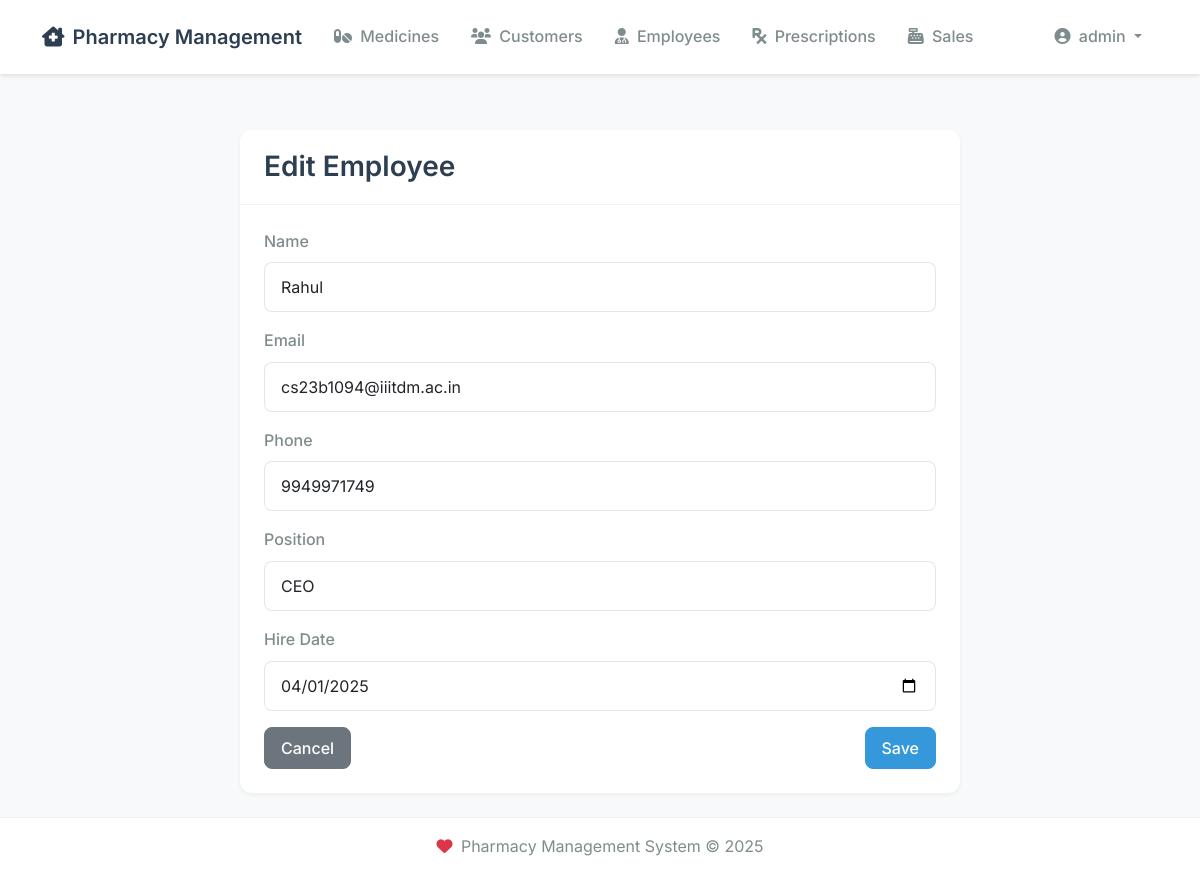
/employees/1/edit (signed in), run on the app's committed database.
### models.py (models this page shows, shortened)
class User(UserMixin, db.Model):
    __tablename__ = 'user'
    id = db.Column(db.Integer, primary_key=True)
    username = db.Column(db.String(80), unique=True, nullable=False)
    email = db.Column(db.String(120), unique=True, nullable=False)
    password_hash = db.Column(db.String(128))
    is_admin = db.Column(db.Boolean, default=False)
    created_at = db.Column(db.DateTime, nullable=False, default=datetime.utcnow)
    updated_at = db.Column(db.DateTime, nullable=False, default=datetime.utcnow, onupdate=datetime.utcnow)

class Employee(db.Model):
    __tablename__ = 'employee'
    id = db.Column(db.Integer, primary_key=True)
    name = db.Column(db.String(100), nullable=False)
    email = db.Column(db.String(120), unique=True, nullable=False)
    phone = db.Column(db.String(20), nullable=False)
    position = db.Column(db.String(50), nullable=False)
    hire_date = db.Column(db.Date, nullable=False)
    created_at = db.Column(db.DateTime, nullable=False, default=datetime.utcnow)
    updated_at = db.Column(db.DateTime, nullable=False, default=datetime.utcnow, onupdate=datetime.utcnow)
    __table_args__ = (
        db.Index('idx_employee_name', 'name'),
        db.Index('idx_employee_position', 'position'),
    )
    sales = db.relationship('Sale', back_populates='employee')

### routes/main.py (the view, shortened to what this page needs)
@main.route('/employees/<int:id>/edit', methods=['GET', 'POST'])
@login_required
def edit_employee(id):
    employee = Employee.query.get_or_404(id)
    form = EmployeeForm(obj=employee)
    return render_template('employee_form.html', form=form, title='Edit Employee')

### forms.py
class EmployeeForm(FlaskForm):
    name = StringField('Name', validators=[DataRequired()])
    email = EmailField('Email', validators=[DataRequired(), Email()])
    phone = TelField('Phone', validators=[DataRequired()])
    position = StringField('Position', validators=[DataRequired()])
    hire_date = DateField('Hire Date', validators=[DataRequired()], default=date.today)

### extensions.py (called while the page is built)
@login_manager.user_loader
def load_user(user_id):
    from models import User  # Import here to avoid circular imports
    return User.query.get(int(user_id))

### templates/employee_form.html (shortened to what this page needs)
{% extends "base.html" %}
{% block content %}
<div class="container">
    <div class="row justify-content-center">
        <div class="col-md-8">
            <div class="card">
                <div class="card-header">
                    <h3 class="card-title mb-0">{{ title }}</h3>
                </div>
                <div class="card-body">
                    <form method="POST">
                        <div class="mb-3">
                            {{ form.name.label(class="form-label") }}
                            {{ form.name(class="form-control") }}
                        </div>
                        <div class="mb-3">
                            {{ form.email.label(class="form-label") }}
                            {{ form.email(class="form-control") }}
                        </div>
                        <div class="mb-3">
                            {{ form.phone.label(class="form-label") }}
                            {{ form.phone(class="form-control") }}
                        </div>
                        <div class="mb-3">
                            {{ form.position.label(class="form-label") }}
                            {{ form.position(class="form-control") }}
                        </div>
                        <div class="mb-3">
                            {{ form.hire_date.label(class="form-label") }}
                            {{ form.hire_date(class="form-control", type="date") }}
                        </div>
                        <div class="d-flex justify-content-between">
                            <a href="{{ url_for('main.employees') }}" class="btn btn-secondary">Cancel</a>
                            <button type="submit" class="btn btn-primary">Save</button>
                        </div>
                    </form>
                </div>
            </div>
        </div>
    </div>
</div>
{% endblock %}

### templates/base.html (shortened to what this page needs)
<!DOCTYPE html>
<html lang="en">
<head>
    <link href="https://cdn.jsdelivr.net/npm/bootstrap@5.1.3/dist/css/bootstrap.min.css" rel="stylesheet">
    <link href="https://cdnjs.cloudflare.com/ajax/libs/font-awesome/6.0.0/css/all.min.css" rel="stylesheet">
    <link href="{{ url_for('static', filename='css/style.css') }}" rel="stylesheet">
</head>
<body>
    <nav class="navbar navbar-expand-lg navbar-light">
        <div class="container">
            <a class="navbar-brand" href="{{ url_for('main.index') }}">
                <i class="fas fa-clinic-medical me-2"></i>Pharmacy Management
            </a>
            <div class="collapse navbar-collapse" id="navbarNav">
                <ul class="navbar-nav me-auto">
                    <li class="nav-item">
                        <a class="nav-link {% if request.endpoint == 'main.medicines' %}active{% endif %}" href="{{ url_for('main.medicines') }}">
                            <i class="fas fa-pills me-1"></i> Medicines
                        </a>
                    </li>
                    <li class="nav-item">
                        <a class="nav-link {% if request.endpoint == 'main.customers' %}active{% endif %}" href="{{ url_for('main.customers') }}">
                            <i class="fas fa-users me-1"></i> Customers
                        </a>
                    </li>
                    <li class="nav-item">
                        <a class="nav-link {% if request.endpoint == 'main.employees' %}active{% endif %}" href="{{ url_for('main.employees') }}">
                            <i class="fas fa-user-md me-1"></i> Employees
                        </a>
                    </li>
                    <li class="nav-item">
                        <a class="nav-link {% if request.endpoint == 'main.prescriptions' %}active{% endif %}" href="{{ url_for('main.prescriptions') }}">
                            <i class="fas fa-prescription me-1"></i> Prescriptions
                        </a>
                    </li>
                    <li class="nav-item">
                        <a class="nav-link {% if request.endpoint == 'main.sales' %}active{% endif %}" href="{{ url_for('main.sales') }}">
                            <i class="fas fa-cash-register me-1"></i> Sales
                        </a>
                    </li>
                </ul>
                {% if current_user.is_authenticated %}
                <ul class="navbar-nav">
                    <li class="nav-item dropdown">
                        <a class="nav-link dropdown-toggle" href="#" id="navbarDropdown" role="button" data-bs-toggle="dropdown">
                            <i class="fas fa-user-circle me-1"></i> {{ current_user.username }}
                        </a>
                    </li>
                </ul>
                {% endif %}
            </div>
        </div>
    </nav>
    <div class="container mt-4">
        {% block content %}{% endblock %}
    </div>
    <footer class="footer mt-auto py-3">
        <div class="container text-center">
            <span class="text-muted">
                <i class="fas fa-heart text-danger me-1"></i>
                Pharmacy Management System &copy; {{ now().year }}
            </span>
        </div>
    </footer>
</body>
</html>

### static/css/style.css (style rules this page uses)
.navbar { margin-bottom: 1rem; }
body { min-height: 100vh; display: flex; flex-direction: column; }
.footer { margin-top: auto; }
.form-label { font-weight: 500; }
.card { margin-bottom: 1rem; box-shadow: 0 0.125rem 0.25rem rgba(0, 0, 0, 0.075); }
.card-header { background-color: #f8f9fa; border-bottom: 1px solid rgba(0, 0, 0, 0.125); }
.navbar { margin-bottom: 2rem; }
.nav-link { padding: 0.5rem 1rem; }
.text-muted { color: #6c757d !important; }
.mt-4 { margin-top: 1.5rem !important; }
.btn { display: inline-flex; align-items: center; gap: 0.5rem; }
:root { --primary-color: #2c3e50; --secondary-color: #3498db; --accent-color: #e74c3c; --background-color: #f8f9fa; --card-background: #ffffff; --text-primary: #2c3e50; --text-secondary: #7f8c8d; --success-color: #27ae60; --warning-color: #f1c40f; --danger-color: #e74c3c; }
body { font-family: 'Inter', -apple-system, BlinkMacSystemFont, 'Segoe UI', Roboto, Oxygen, Ubuntu, Cantarell, sans-serif; color: var(--text-primary); background-color: var(--background-color); line-height: 1.6; }
.navbar { box-shadow: 0 2px 4px rgba(0, 0, 0, 0.1); background-color: var(--card-background) !important; padding: 1rem 0; }
.navbar-brand { color: var(--primary-color) !important; font-weight: 600; font-size: 1.25rem; }
.navbar-nav .nav-link { color: var(--text-secondary) !important; font-weight: 500; padding: 0.5rem 1rem !important; transition: all 0.3s ease; }
.card { border: none; border-radius: 12px; box-shadow: 0 2px 4px rgba(0, 0, 0, 0.05); transition: transform 0.2s ease, box-shadow 0.2s ease; background: var(--card-background); margin-bottom: 1.5rem; }
.card-header { background-color: transparent; border-bottom: 1px solid rgba(0, 0, 0, 0.05); padding: 1.25rem 1.5rem; }
.card-body { padding: 1.5rem; }
.card-title { color: var(--primary-color); font-weight: 600; margin-bottom: 0.75rem; }
.btn { border-radius: 8px; padding: 0.5rem 1rem; font-weight: 500; transition: all 0.3s ease; }
.btn-primary { background-color: var(--secondary-color); border-color: var(--secondary-color); }
.form-control { border-radius: 8px; border: 1px solid rgba(0, 0, 0, 0.1); padding: 0.75rem 1rem; transition: all 0.3s ease; }
.form-label { font-weight: 500; color: var(--text-secondary); margin-bottom: 0.5rem; }
.footer { background-color: var(--card-background) !important; border-top: 1px solid rgba(0, 0, 0, 0.05); padding: 1.5rem 0; margin-top: 3rem; }
.footer .text-muted { color: var(--text-secondary) !important; }

### data on the page
User: username "admin"
Employee: name "Rahul", email "cs23b1094@iiitdm.ac.in", phone "9949971749", position "CEO", hire_date "04/01/2025"

### other printed values
{{ title }} "Edit Employee"
